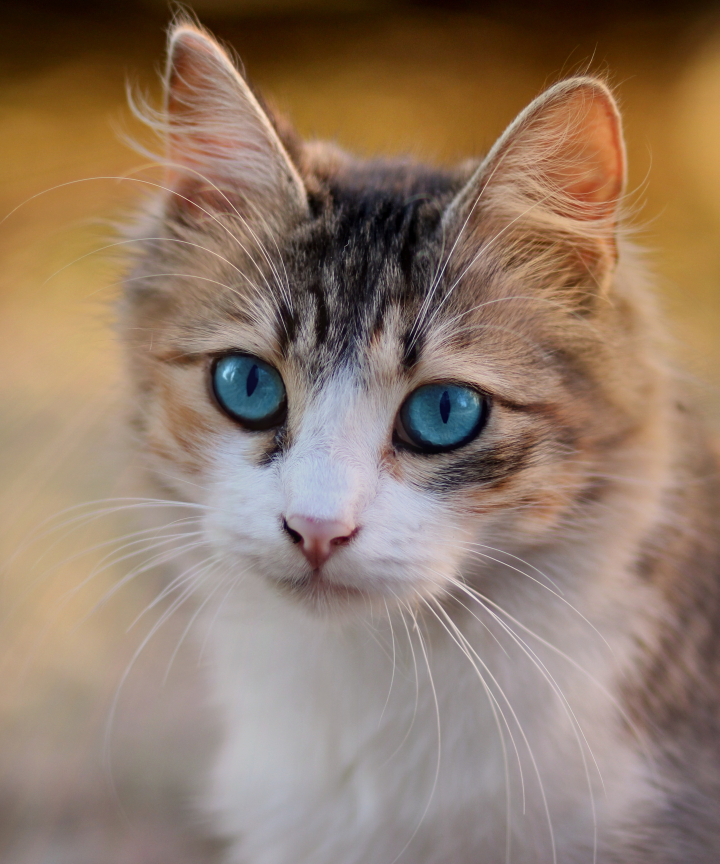
#> input picture opencv/photos/cat.jpg, 2877 x 3456 px (shown at 1/4 size)
$ python masking.py
#> lines starting #> are read from the running program, lines starting #| are printed output that depends on the picture; after the words box and inside, x2 and y2 are one past the last pixel; in counts of white or black regions, pixels touching at a corner belong together
import cv2 as cv
import numpy as np

img = cv.imread('photos/cat.jpg')
#> img is the input picture: shape (3456, 2877, 3); mean B, G, R 105.3, 122.8, 145.3
img = cv.resize(img , (500,500))
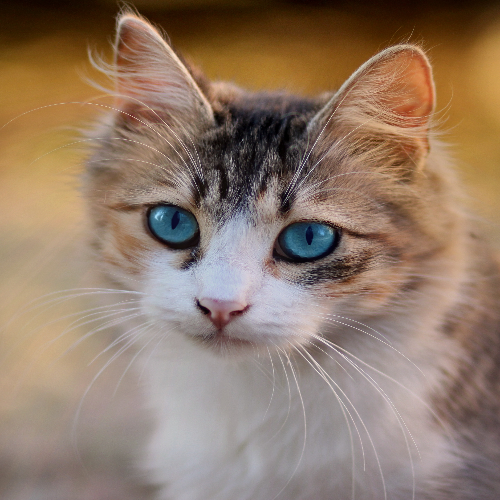
#> img: shape (500, 500, 3); mean B, G, R 105.2, 122.7, 145.2

blank = np.zeros(img.shape[:2], dtype='uint8')
cv.imshow('Blank Image', blank)

circle = cv.circle(blank.copy(), (img.shape[1]//2 + 45,img.shape[0]//2), 100, 255, -1)

rectangle = cv.rectangle(blank.copy(), (30,30), (370,370), 255, -1)

weird_shape = cv.bitwise_and(circle,rectangle)
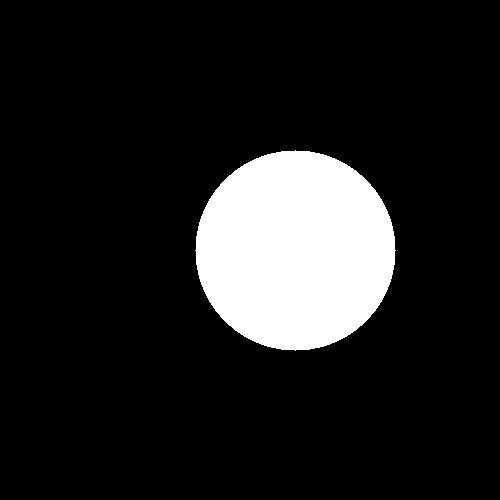
#> circle: shape (500, 500); 12.6% white; 1 white region, box (x1, y1, x2, y2) and area: (195, 150, 396, 351) 31417
cv.imshow('Weird Shape', weird_shape)
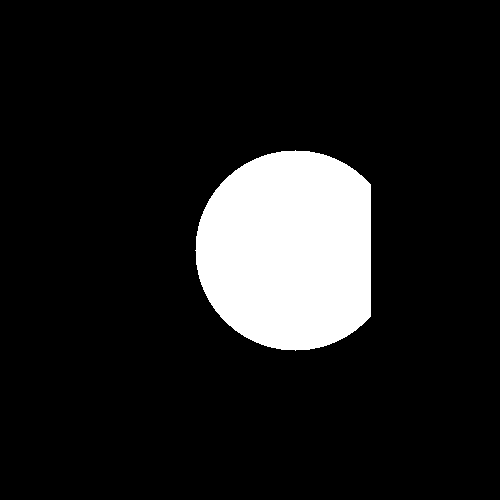
#> window 'Weird Shape': shape (500, 500); 11.7% white; 1 white region, box (x1, y1, x2, y2) and area: (195, 150, 371, 351) 29218

masked = cv.bitwise_and(img,img,mask=weird_shape)
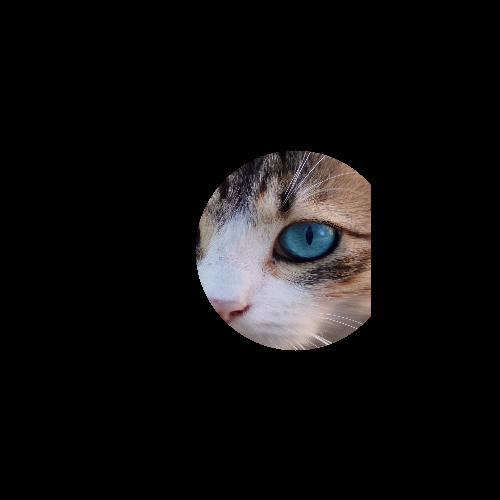
#> masked: shape (500, 500, 3); mean B, G, R 14.7, 14.5, 15.7
cv.imshow('Weird Shaped Masked Image', masked)

cv.waitKey(0)

$ run again, with opencv/photos/covid.jpg copied over opencv/photos/cat.jpg
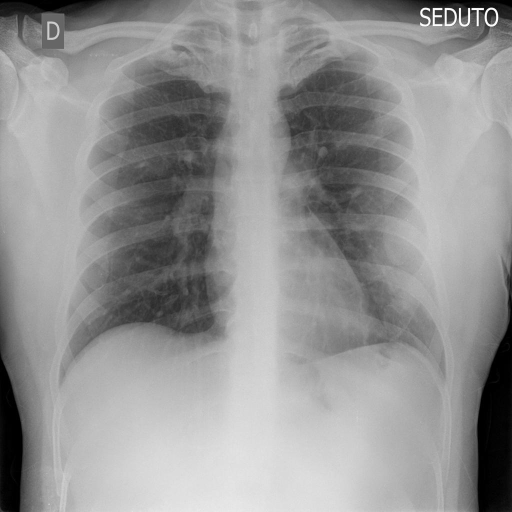
#> input picture opencv/photos/covid.jpg, 1024 x 1024 px (shown at 1/2 size)
#> img is the input picture: shape (1024, 1024, 3); min 0, max 255, mean 147.1
#> `img = cv.resize(img , (500,500))`:
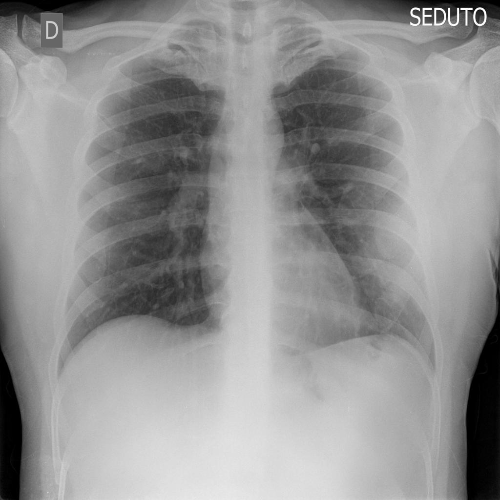
#> img: shape (500, 500, 3); min 0, max 255, mean 147
#> circle: shape (500, 500); 12.6% white; 1 white region, box (x1, y1, x2, y2) and area: (195, 150, 396, 351) 31417
#> `masked = cv.bitwise_and(img,img,mask=weird_shape)`:
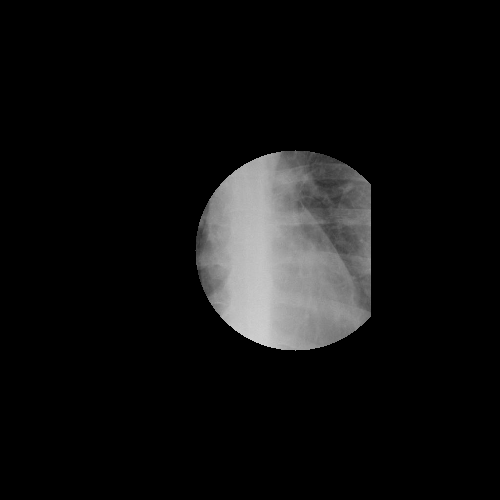
#> masked: shape (500, 500, 3); min 0, max 207, mean 16.5
